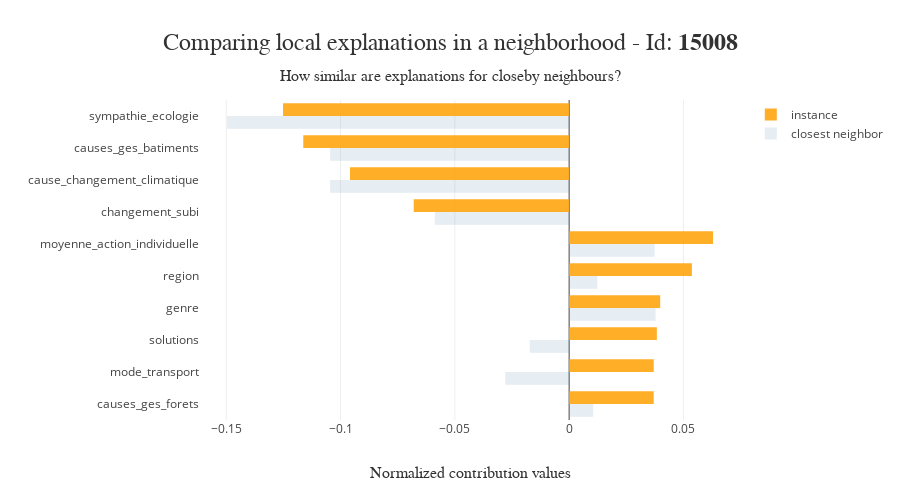

This figure's notebook cell:
### Markdown cell above
## Stability

Cette métrique permet de visualiser la stabilité de l'explicabilité en comparant les explicabilités entre proches voisins

### Code cell
#Pour un individu
xpl.plot.local_neighbors_plot(index=xpl.x_init.iloc[0].name)

### Figure 1 — Plotly figure (JSON) as saved in the notebook; plotly's stock layout.template omitted (floating-point values rounded to 4 significant figures)
{"data": [{"marker": {"color": "rgba(117, 152, 189, 0.9)"}, "name": "closest neighbor", "opacity": 0.2, "orientation": "h", "type": "bar", "x": [0.01051, -0.02794, -0.01722, 0.03778, 0.01234, 0.03737, -0.05874, -0.1046, -0.1045, -0.1497], "y": ["causes_ges_forets", "mode_transport", "solutions", "genre", "region", "moyenne_action_individuelle", "changement_subi", "cause_changement_climatique", "causes_ges_batiments", "sympathie_ecologie"]}, {"marker": {"color": "rgba(255, 166, 17, 0.9)"}, "name": "instance", "opacity": 1, "orientation": "h", "type": "bar", "x": [0.03699, 0.037, 0.03837, 0.03983, 0.0537, 0.06294, -0.068, -0.09586, -0.1163, -0.1252], "y": ["causes_ges_forets", "mode_transport", "solutions", "genre", "region", "moyenne_action_individuelle", "changement_subi", "cause_changement_climatique", "causes_ges_batiments", "sympathie_ecologie"]}], "layout": {"barmode": "group", "height": 500, "hovermode": "closest", "legend": {"traceorder": "reversed"}, "title": {"font": {"color": "rgb(50, 50, 50)", "family": "Arial", "size": 24}, "pad": {"b": 50}, "text": "Comparing local explanations in a neighborhood - Id: <b>15008</b><span style='font-size: 16px;'><br />How similar are explanations for closeby neighbours?</span>", "x": 0.5, "xanchor": "center", "yanchor": "bottom"}, "xaxis": {"automargin": true, "side": "bottom", "title": {"font": {"color": "rgb(50, 50, 50)", "family": "Arial Black", "size": 16}, "text": "Normalized contribution values"}}, "yaxis": {"automargin": true, "title": {"font": {"color": "rgb(50, 50, 50)", "family": "Arial Black", "size": 16}, "text": ""}}}}
